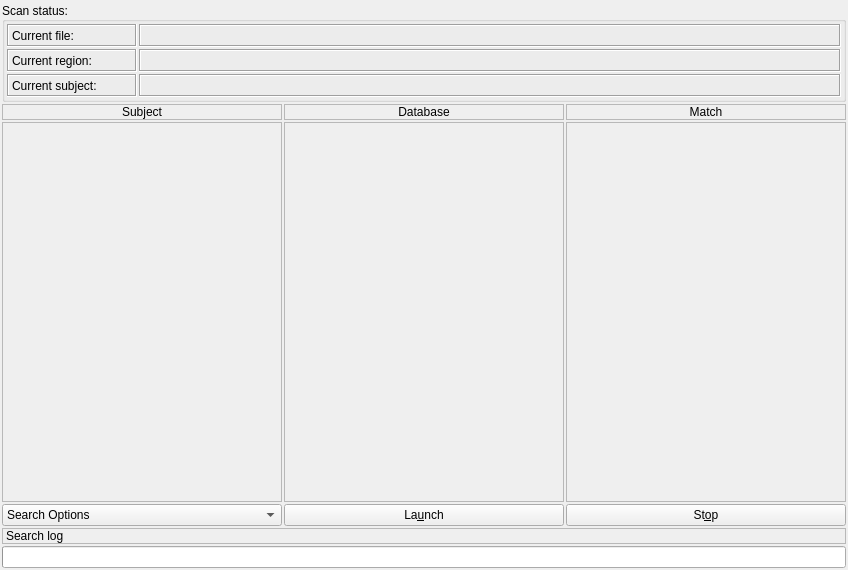
      <widget class="QWidget" name="sub_scan">
       <property name="enabled">
        <bool>true</bool>
       </property>
       <property name="acceptDrops">
        <bool>false</bool>
       </property>
       <property name="windowTitle">
        <string>Scan</string>
       </property>
       <layout class="QVBoxLayout" name="lay_vertic_facial_rec">
        <property name="spacing">
         <number>2</number>
        </property>
        <property name="leftMargin">
         <number>2</number>
        </property>
        <property name="topMargin">
         <number>2</number>
        </property>
        <property name="rightMargin">
         <number>2</number>
        </property>
        <property name="bottomMargin">
         <number>2</number>
        </property>
        <item>
         <widget class="QGroupBox" name="group_scan_info">
          <property name="title">
           <string>Scan status:</string>
          </property>
          <property name="alignment">
           <set>Qt::AlignLeading|Qt::AlignLeft|Qt::AlignVCenter</set>
          </property>
          <property name="flat">
           <bool>false</bool>
          </property>
          <property name="checkable">
           <bool>false</bool>
          </property>
          <layout class="QGridLayout" name="lay_grid_group">
           <property name="leftMargin">
            <number>2</number>
           </property>
           <property name="topMargin">
            <number>2</number>
           </property>
           <property name="rightMargin">
            <number>2</number>
           </property>
           <property name="bottomMargin">
            <number>2</number>
           </property>
           <property name="spacing">
            <number>2</number>
           </property>
           <item row="2" column="0">
            <widget class="QLabel" name="label_23">
             <property name="minimumSize">
              <size>
               <width>0</width>
               <height>23</height>
              </size>
             </property>
             <property name="frameShape">
              <enum>QFrame::Box</enum>
             </property>
             <property name="frameShadow">
              <enum>QFrame::Sunken</enum>
             </property>
             <property name="text">
              <string>Current subject:</string>
             </property>
            </widget>
           </item>
           <item row="1" column="0">
            <widget class="QLabel" name="label_21">
             <property name="minimumSize">
              <size>
               <width>0</width>
               <height>23</height>
              </size>
             </property>
             <property name="frameShape">
              <enum>QFrame::Box</enum>
             </property>
             <property name="frameShadow">
              <enum>QFrame::Sunken</enum>
             </property>
             <property name="text">
              <string>Current region:</string>
             </property>
            </widget>
           </item>
           <item row="0" column="0">
            <widget class="QLabel" name="label_24">
             <property name="minimumSize">
              <size>
               <width>0</width>
               <height>23</height>
              </size>
             </property>
             <property name="maximumSize">
              <size>
               <width>130</width>
               <height>16777215</height>
              </size>
             </property>
             <property name="frameShape">
              <enum>QFrame::Box</enum>
             </property>
             <property name="frameShadow">
              <enum>QFrame::Sunken</enum>
             </property>
             <property name="text">
              <string>Current file:</string>
             </property>
            </widget>
           </item>
           <item row="0" column="1">
            <widget class="QLabel" name="lab_scan_status_current_file">
             <property name="minimumSize">
              <size>
               <width>0</width>
               <height>23</height>
              </size>
             </property>
             <property name="frameShape">
              <enum>QFrame::Box</enum>
             </property>
             <property name="frameShadow">
              <enum>QFrame::Sunken</enum>
             </property>
             <property name="text">
              <string/>
             </property>
            </widget>
           </item>
           <item row="1" column="1">
            <widget class="QLabel" name="lab_scan_status_current_region">
             <property name="minimumSize">
              <size>
               <width>0</width>
               <height>23</height>
              </size>
             </property>
             <property name="frameShape">
              <enum>QFrame::Box</enum>
             </property>
             <property name="frameShadow">
              <enum>QFrame::Sunken</enum>
             </property>
             <property name="text">
              <string/>
             </property>
            </widget>
           </item>
           <item row="2" column="1">
            <widget class="QLabel" name="lab_scan_status_current_subject">
             <property name="minimumSize">
              <size>
               <width>0</width>
               <height>23</height>
              </size>
             </property>
             <property name="frameShape">
              <enum>QFrame::Box</enum>
             </property>
             <property name="frameShadow">
              <enum>QFrame::Sunken</enum>
             </property>
             <property name="text">
              <string/>
             </property>
            </widget>
           </item>
          </layout>
         </widget>
        </item>
        <item>
         <layout class="QGridLayout" name="lay_grid_scan">
          <property name="spacing">
           <number>2</number>
          </property>
          <item row="6" column="0">
           <widget class="QComboBox" name="combo_scan_search">
            <item>
             <property name="text">
              <string>Search Options</string>
             </property>
            </item>
            <item>
             <property name="text">
              <string>Faces</string>
             </property>
            </item>
            <item>
             <property name="text">
              <string>Fingerprints</string>
             </property>
            </item>
           </widget>
          </item>
          <item row="4" column="3">
           <widget class="QLabel" name="lab_scan_match">
            <property name="minimumSize">
             <size>
              <width>280</width>
              <height>380</height>
             </size>
            </property>
            <property name="frameShape">
             <enum>QFrame::StyledPanel</enum>
            </property>
            <property name="frameShadow">
             <enum>QFrame::Sunken</enum>
            </property>
            <property name="text">
             <string/>
            </property>
            <property name="scaledContents">
             <bool>true</bool>
            </property>
            <property name="alignment">
             <set>Qt::AlignCenter</set>
            </property>
           </widget>
          </item>
          <item row="6" column="2">
           <widget class="QPushButton" name="b_scan_launch">
            <property name="text">
             <string>La&amp;unch</string>
            </property>
           </widget>
          </item>
          <item row="6" column="3">
           <widget class="QPushButton" name="b_scan_stop">
            <property name="text">
             <string>St&amp;op</string>
            </property>
           </widget>
          </item>
          <item row="2" column="0">
           <widget class="QLabel" name="label_31">
            <property name="frameShape">
             <enum>QFrame::StyledPanel</enum>
            </property>
            <property name="frameShadow">
             <enum>QFrame::Sunken</enum>
            </property>
            <property name="text">
             <string>Subject</string>
            </property>
            <property name="alignment">
             <set>Qt::AlignCenter</set>
            </property>
           </widget>
          </item>
          <item row="2" column="3">
           <widget class="QLabel" name="label_20">
            <property name="frameShape">
             <enum>QFrame::StyledPanel</enum>
            </property>
            <property name="frameShadow">
             <enum>QFrame::Sunken</enum>
            </property>
            <property name="text">
             <string>Match</string>
            </property>
            <property name="alignment">
             <set>Qt::AlignCenter</set>
            </property>
           </widget>
          </item>
          <item row="4" column="0">
           <widget class="QLabel" name="lab_scan_subject">
            <property name="minimumSize">
             <size>
              <width>280</width>
              <height>340</height>
             </size>
            </property>
            <property name="acceptDrops">
             <bool>true</bool>
            </property>
            <property name="autoFillBackground">
             <bool>false</bool>
            </property>
            <property name="frameShape">
             <enum>QFrame::StyledPanel</enum>
            </property>
            <property name="frameShadow">
             <enum>QFrame::Sunken</enum>
            </property>
            <property name="text">
             <string/>
            </property>
            <property name="scaledContents">
             <bool>true</bool>
            </property>
            <property name="alignment">
             <set>Qt::AlignCenter</set>
            </property>
            <property name="textInteractionFlags">
             <set>Qt::LinksAccessibleByMouse</set>
            </property>
           </widget>
          </item>
          <item row="4" column="2">
           <widget class="QLabel" name="lab_scan_database">
            <property name="minimumSize">
             <size>
              <width>280</width>
              <height>340</height>
             </size>
            </property>
            <property name="frameShape">
             <enum>QFrame::StyledPanel</enum>
            </property>
            <property name="frameShadow">
             <enum>QFrame::Sunken</enum>
            </property>
            <property name="text">
             <string/>
            </property>
            <property name="scaledContents">
             <bool>true</bool>
            </property>
            <property name="alignment">
             <set>Qt::AlignCenter</set>
            </property>
           </widget>
          </item>
          <item row="2" column="2">
           <widget class="QLabel" name="label_32">
            <property name="frameShape">
             <enum>QFrame::StyledPanel</enum>
            </property>
            <property name="frameShadow">
             <enum>QFrame::Sunken</enum>
            </property>
            <property name="text">
             <string>Database</string>
            </property>
            <property name="alignment">
             <set>Qt::AlignCenter</set>
            </property>
           </widget>
          </item>
         </layout>
        </item>
        <item>
         <widget class="QLabel" name="label_scan_log">
          <property name="frameShape">
           <enum>QFrame::StyledPanel</enum>
          </property>
          <property name="frameShadow">
           <enum>QFrame::Sunken</enum>
          </property>
          <property name="text">
           <string>Search log</string>
          </property>
          <property name="alignment">
           <set>Qt::AlignLeading|Qt::AlignLeft|Qt::AlignVCenter</set>
          </property>
         </widget>
        </item>
        <item>
         <widget class="QProgressBar" name="progressBar">
          <property name="minimum">
           <number>1</number>
          </property>
          <property name="value">
           <number>0</number>
          </property>
          <property name="textVisible">
           <bool>true</bool>
          </property>
          <property name="format">
           <string>%p%</string>
          </property>
         </widget>
        </item>
       </layout>
      </widget>
